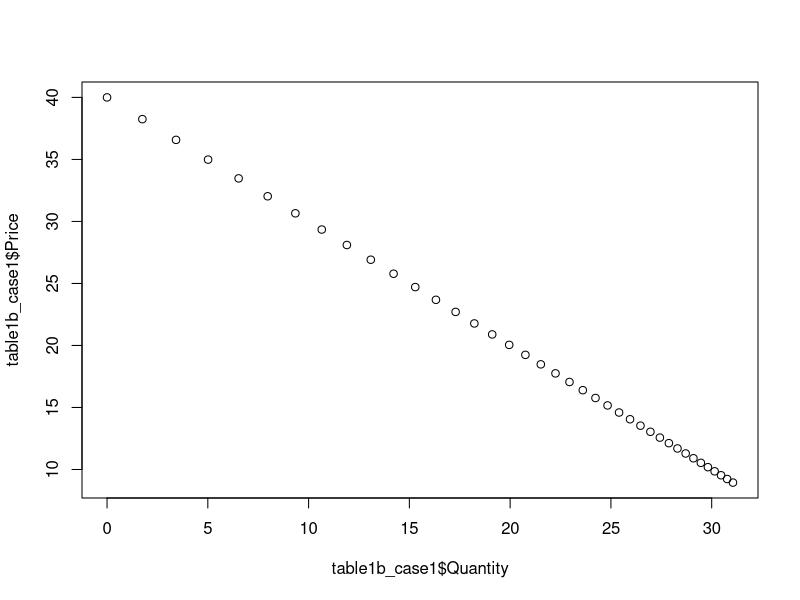
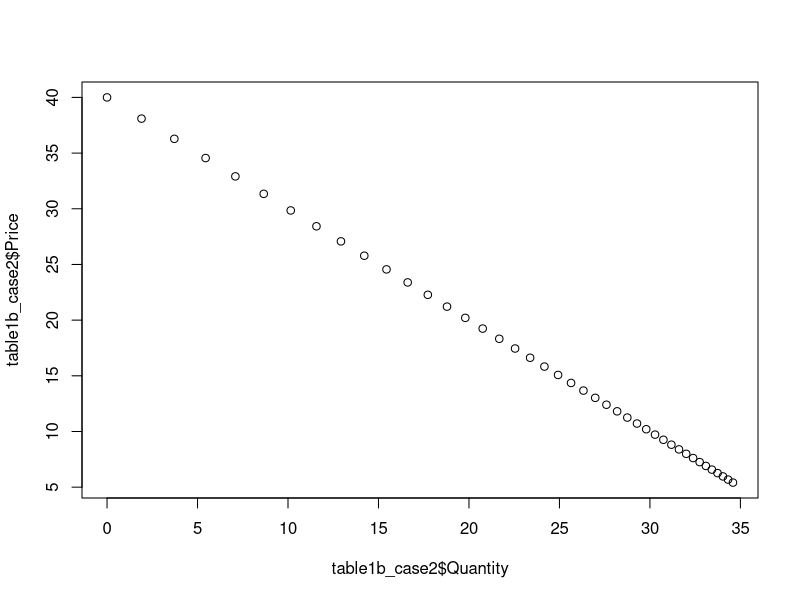
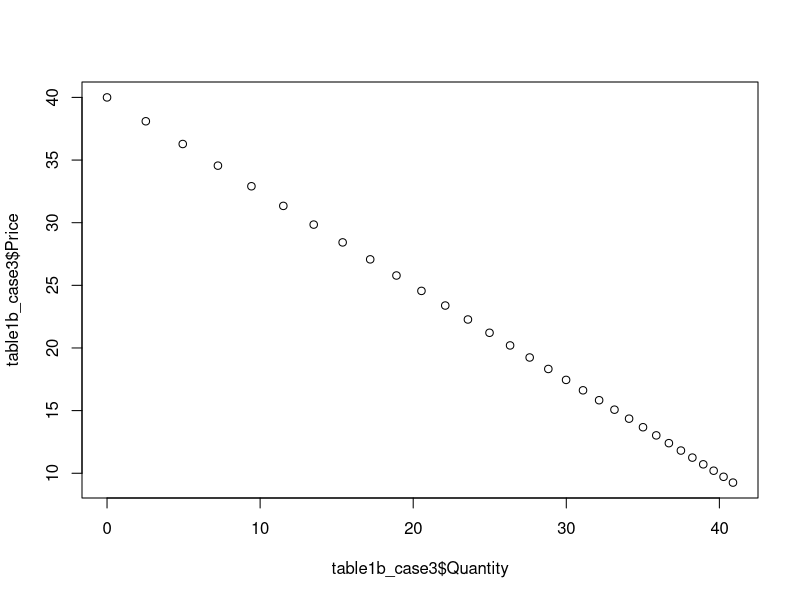
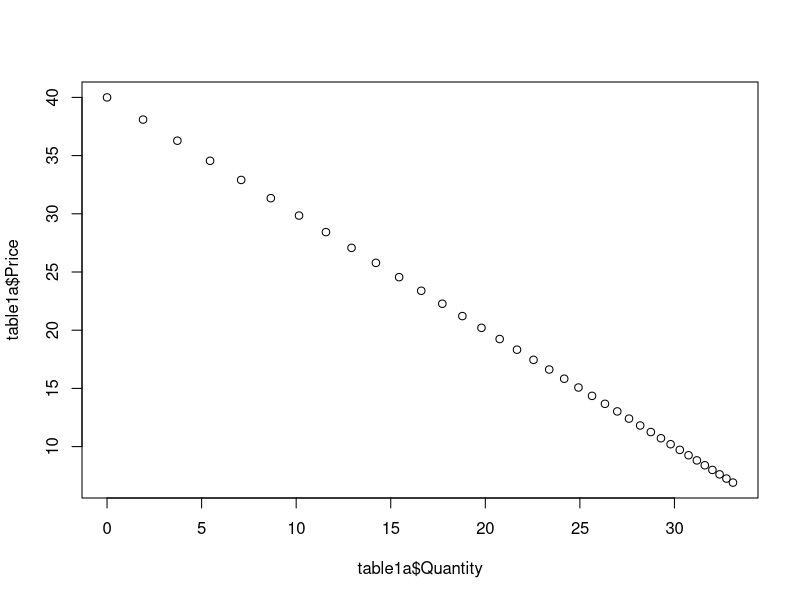

These charts were generated, in order, by the following R code:
## ---- chunk 1
knitr::opts_chunk$set(echo = TRUE, message = FALSE, warning = FALSE)
## ---- chunk 2
library(tidyverse)
library(nloptr)
library(knitr)
## ---- chunk 3
exhaust <- function( T, a, b, c, delta, R0){
  
  t=seq(0,T)
  
  price <- vector(mode="numeric", length = length(t))
  quantity <- vector(mode="numeric", length = length(t))
  reserves <- vector(mode="numeric", length = length(t))
  profits <- vector(mode="numeric", length = length(t))
  
  price[T+1] = a
  reserves[1] = R0
  
  for(i in (T + 1):2){
    
    quantity[i] = (a-price[i])/b 
    price[i-1] = (price[i] + c*delta)/(1+delta)
  
  }
    
  quantity[1] = (a-price[1])/b
  profits[1] = price[1] * quantity[1]
  
  for(i in 2:(T+1)){
    
    reserves[i] = reserves[i-1] - quantity[i-1] 
    profits[i] = 1/(1+delta) * price[i] * quantity[i]
    
  }
  
  return(data.frame("Time" = t, "Price"=price, "Quantity"=quantity, "Reserves" = reserves, "Profits" = profits)) 
  
}

table1a <- exhaust(T= 36, a= 40, b= 1, delta = 0.05, R0= 778.1259, c=0)
kable(table1a)
## ---- chunk 4
exhaust_case1 <- function( T, a, b, c, delta, R0){
  
  t=seq(0,T)
  
  price <- vector(mode="numeric", length = length(t))
  quantity <- vector(mode="numeric", length = length(t))
  reserves <- vector(mode="numeric", length = length(t))
  profits <- vector(mode="numeric", length = length(t))
  
  price[T+1] = a
  reserves[1] = R0
  
  for(i in (T + 1):2){
    
    quantity[i] = (a-price[i])/b 
    price[i-1] = (price[i] + c*delta)/(1+delta)
  }
    
  quantity[1] = (a-price[1])/b
  profits[1] =  delta^t * (price[1] - c) * quantity[1]
  
  for(i in 2:(T+1)){
    
    reserves[i] = reserves[i-1] - quantity[i-1] 
    profits[i] = delta^t * price[i] * quantity[i]
    
  }
  
  return(data.frame("Time" = t, "Price"=price, "Quantity"=quantity, "Reserves" = reserves, "Profits" = profits)) 
  
}

table1b_case1 <- exhaust_case1(T= 38, a= 40, b= 1, delta = 0.05, R0= 778.1259, c=3.178025)
kable(table1b_case1)
## ---- chunk 5
table1b_case2 <- exhaust_case1(T= 41, a= 40, b= 1, delta = 0.05, R0= 948.2253, c=0)
kable(table1b_case2)
## ---- chunk 6
table1b_case3 <- exhaust_case1(T= 30, a= 40, b= 0.75194, delta = 0.05, R0= 778.1259, c=0)
kable(table1b_case3)
## ---- chunk 7
cases <- 1:3
T <- c(38, 41, 30)
one_c <- data.frame('Cases' = cases, 'Time' = T)
kable(one_c)
## ---- chunk 8
plot(table1b_case1$Quantity, table1b_case1$Price)
plot(table1b_case2$Quantity, table1b_case2$Price)
plot(table1b_case3$Quantity, table1b_case3$Price)

plot(table1a$Quantity, table1a$Price)
## ---- chunk 9
c1 <- sum(table1b_case1$Profits)
c2 <- sum(table1b_case2$Profits)
c3 <- sum(table1b_case3$Profits)

question1a <- sum(table1a$Profits)

number <- c("1A", 'Case 1', 'Case 2', 'Case 3')
PVNB <- c(question1a, c1, c2, c3)

question1e <- data.frame("Case" = number, 'PVNB' = PVNB)

kable(question1e)
